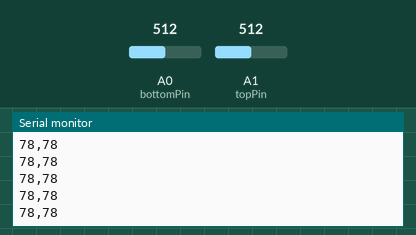
A sketch run on a simulated Arduino Uno, built with avr-gcc and run on an emulated ATmega328P. Parts: the last lines printed to the serial monitor. Inputs (shaded band) come from the test bench; at power-on: A0 (bottomPin) = 512, A1 (topPin) = 512.

Above: at 1.2 s.
1.3 s: A0 (bottomPin) set to 370
At 1.41 s:
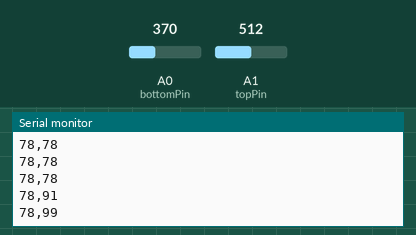
2.8 s: A1 (topPin) set to 370
At 2.81 s:
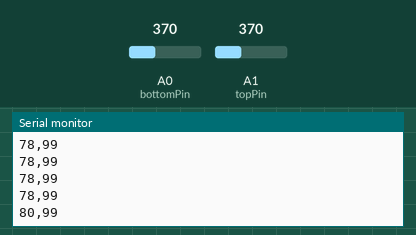
4.3 s: A0 (bottomPin) set to 390
At 4.34 s:
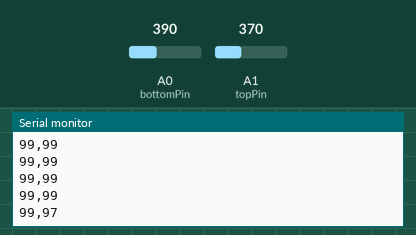
5.8 s: A1 (topPin) set to 390
At 5.81 s:
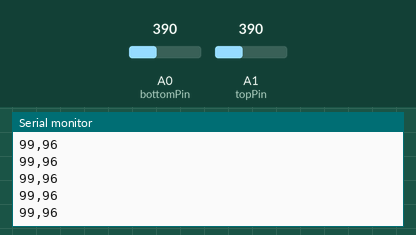
Timing chart, 0 to 8.3 s (numbered marks = the images above; inputs shaded):
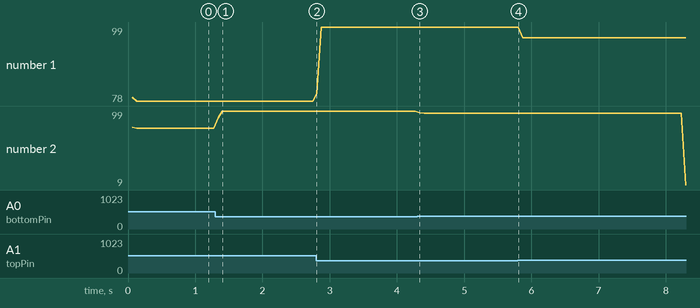

Measured:
- after the input at 1.3 s, the serial monitor: prints a new line at once (image 1)
- after the input at 2.8 s, the serial monitor: prints a new line at once (image 2)
- after the input at 4.3 s, the serial monitor: prints a new line at once (image 3)
- plotted number 2: 78 → 99 after the input at 1.3 s, 99 → 96 after the input at 4.3 s

The sketch:

Arduino.ino
```cpp
#define bottomPin A0
#define topPin A1

int minWet = 1080;
int maxWet = 380;

float soilBottom = 0;
float soilTop = 0;
void setup() {
 Serial.begin(9600);
}
void loop() {
 for (int i = 0; i <= 50; i++)
 {
   soilBottom = soilBottom + analogRead(bottomPin);
   soilTop = soilTop + analogRead(topPin);
   delay(1);
 }
 soilBottom = soilBottom/50.0;
 soilTop = soilTop/50.0;
 int outputBottom = map(soilBottom,minWet,maxWet,0,100);
 int outputTop = map(soilTop,minWet,maxWet,0,100);
 Serial.print(outputTop);
 Serial.print(",");
 Serial.print(outputBottom);
 Serial.println();
}
```
